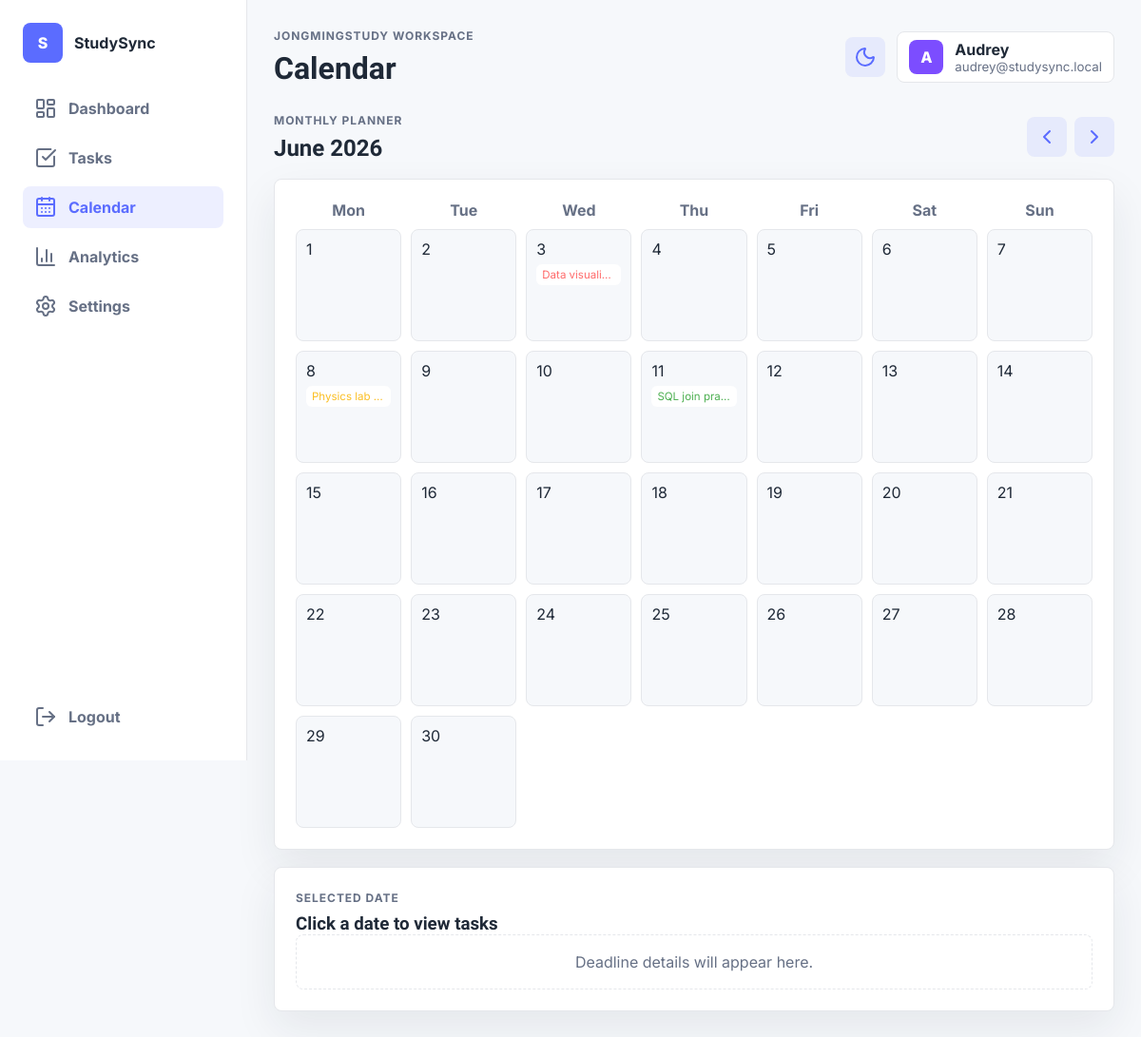
Before: /calendar.php?month=6&year=2026 (signed in) with the older database file.
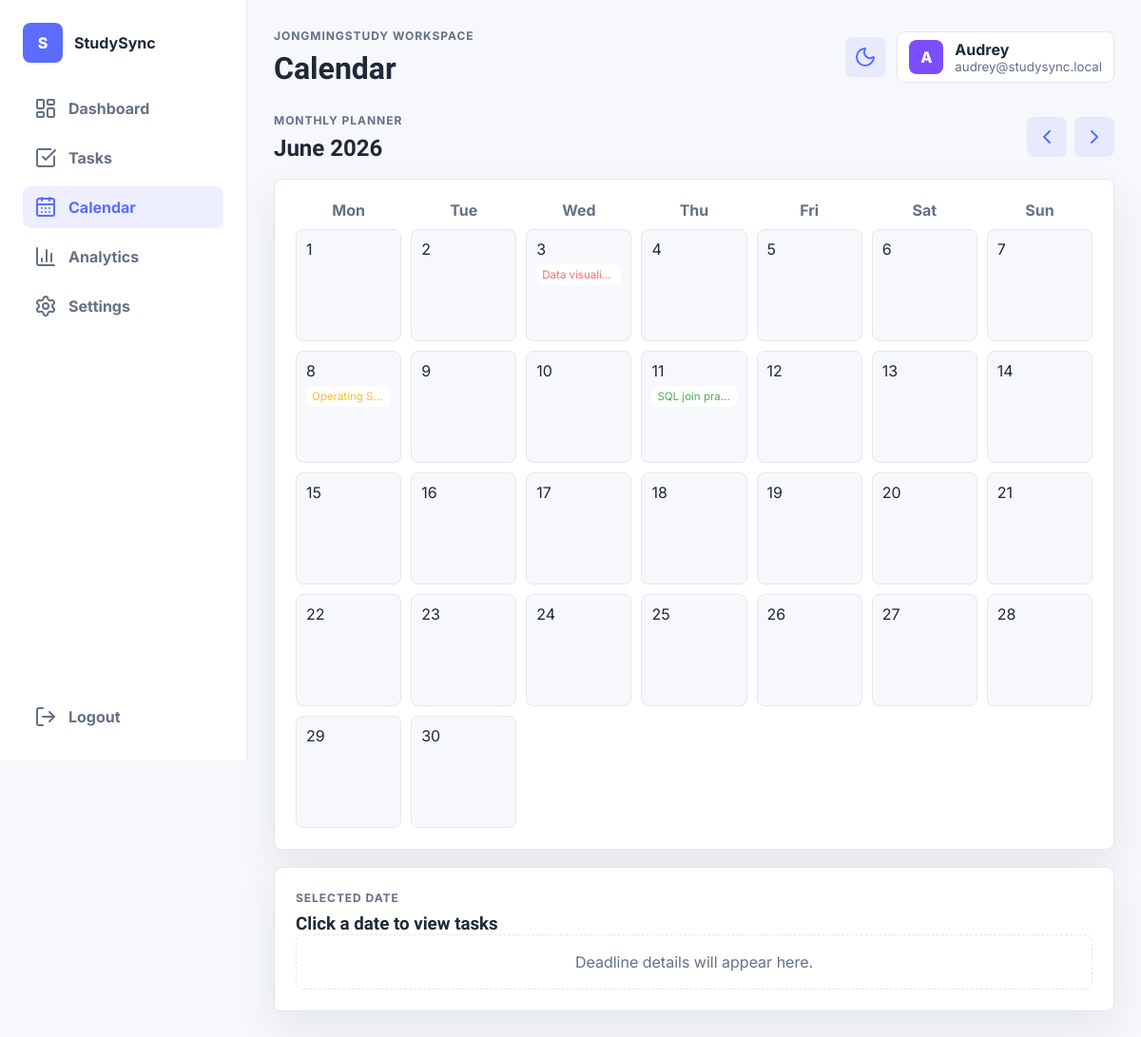
After: the same page with the newer database file.
### tables this page shows
CREATE TABLE tasks (
    id INT AUTO_INCREMENT PRIMARY KEY,
    user_id INT NOT NULL,
    category_id INT NOT NULL,
    title VARCHAR(150) NOT NULL,
    description TEXT,
    priority ENUM('Low', 'Medium', 'High') NOT NULL DEFAULT 'Medium',
    deadline DATE NOT NULL,
    progress INT NOT NULL DEFAULT 0,
    status ENUM('Not Started', 'In Progress', 'Completed', 'Overdue') NOT NULL DEFAULT 'Not Started',
    created_at TIMESTAMP DEFAULT CURRENT_TIMESTAMP,
    updated_at TIMESTAMP DEFAULT CURRENT_TIMESTAMP ON UPDATE CURRENT_TIMESTAMP,
    FOREIGN KEY (user_id) REFERENCES users(id) ON DELETE CASCADE,
    FOREIGN KEY (category_id) REFERENCES categories(id) ON DELETE CASCADE
);

### includes/auth.php (called while the page is built, shortened)
<?php
require_once __DIR__ . '/db.php';
function is_logged_in(): bool
{
    return isset($_SESSION['user_id']);
}
function current_user(): ?array
{
    global $pdo;
    $stmt = $pdo->prepare('SELECT id, name, email, avatar_color FROM users WHERE id = ?');
    $stmt->execute([$_SESSION['user_id']]);
    return $stmt->fetch() ?: null;
}

### includes/helpers.php (called while the page is built, shortened)
<?php
function e(string $value): string
{
    return htmlspecialchars($value, ENT_QUOTES, 'UTF-8');
}
function priority_class(string $priority): string
{
    return strtolower($priority);
}
function get_user_tasks(PDO $pdo, int $userId): array
{
    $stmt = $pdo->prepare(
        'SELECT tasks.*, categories.name AS category_name, categories.icon, categories.color
         FROM tasks
         JOIN categories ON tasks.category_id = categories.id
         WHERE tasks.user_id = ?
         ORDER BY tasks.deadline ASC'
    );
    $stmt->execute([$userId]);
    return $stmt->fetchAll();
}

### calendar.php (the view, shortened to what this page needs)
<?php
require_once __DIR__ . '/includes/header.php';
$tasks = get_user_tasks($pdo, (int) $user['id']);
$month = isset($_GET['month']) ? (int) $_GET['month'] : (int) date('m');
$year = isset($_GET['year']) ? (int) $_GET['year'] : (int) date('Y');
$firstDay = strtotime("$year-$month-01");
$daysInMonth = (int) date('t', $firstDay);
$prevMonth = $month === 1 ? 12 : $month - 1;
$prevYear = $month === 1 ? $year - 1 : $year;
$nextMonth = $month === 12 ? 1 : $month + 1;
$nextYear = $month === 12 ? $year + 1 : $year;
$tasksByDate = [];
foreach ($tasks as $task) {
    $tasksByDate[$task['deadline']][] = $task;
}
?>
<section class="page-actions">
    <div>
        <p class="eyebrow">Monthly planner</p>
        <h2><?php echo date('F Y', $firstDay); ?></h2>
    </div>
    <div class="month-nav">
        <a class="icon-btn" href="calendar.php?month=<?php echo $prevMonth; ?>&year=<?php echo $prevYear; ?>" aria-label="Previous month"><i data-lucide="chevron-left"></i></a>
        <a class="icon-btn" href="calendar.php?month=<?php echo $nextMonth; ?>&year=<?php echo $nextYear; ?>" aria-label="Next month"><i data-lucide="chevron-right"></i></a>
    </div>
</section>
<section class="card calendar-card">
    <div class="calendar-grid calendar-weekdays">
        <?php foreach (['Mon', 'Tue', 'Wed', 'Thu', 'Fri', 'Sat', 'Sun'] as $day): ?>
            <strong><?php echo $day; ?></strong>
        <?php endforeach; ?>
    </div>
    <div class="calendar-grid">
        <?php for ($day = 1; $day <= $daysInMonth; $day++): ?>
            <?php
            $date = sprintf('%04d-%02d-%02d', $year, $month, $day);
            $dayTasks = $tasksByDate[$date] ?? [];
            $isToday = $date === date('Y-m-d');
            ?>
            <button class="calendar-day <?php echo $isToday ? 'today' : ''; ?>" type="button" data-date="<?php echo $date; ?>">
                <span><?php echo $day; ?></span>
                <?php foreach (array_slice($dayTasks, 0, 3) as $task): ?>
                    <small class="<?php echo priority_class($task['priority']); ?>"><?php echo e($task['title']); ?></small>
                <?php endforeach; ?>
            </button>
        <?php endfor; ?>
    </div>
</section>
<section class="card" id="selectedDatePanel">
    <div class="section-heading">
        <div>
            <p class="eyebrow">Selected date</p>
            <h3 id="selectedDateTitle">Click a date to view tasks</h3>
        </div>
    </div>
    <div class="task-list compact" id="selectedDateTasks">
        <div class="empty-state">Deadline details will appear here.</div>
    </div>
</section>
<?php include __DIR__ . '/includes/footer.php'; ?>

Changed rows visible on the page:
changed tasks: title "Physics lab…" → "Operating S…"
